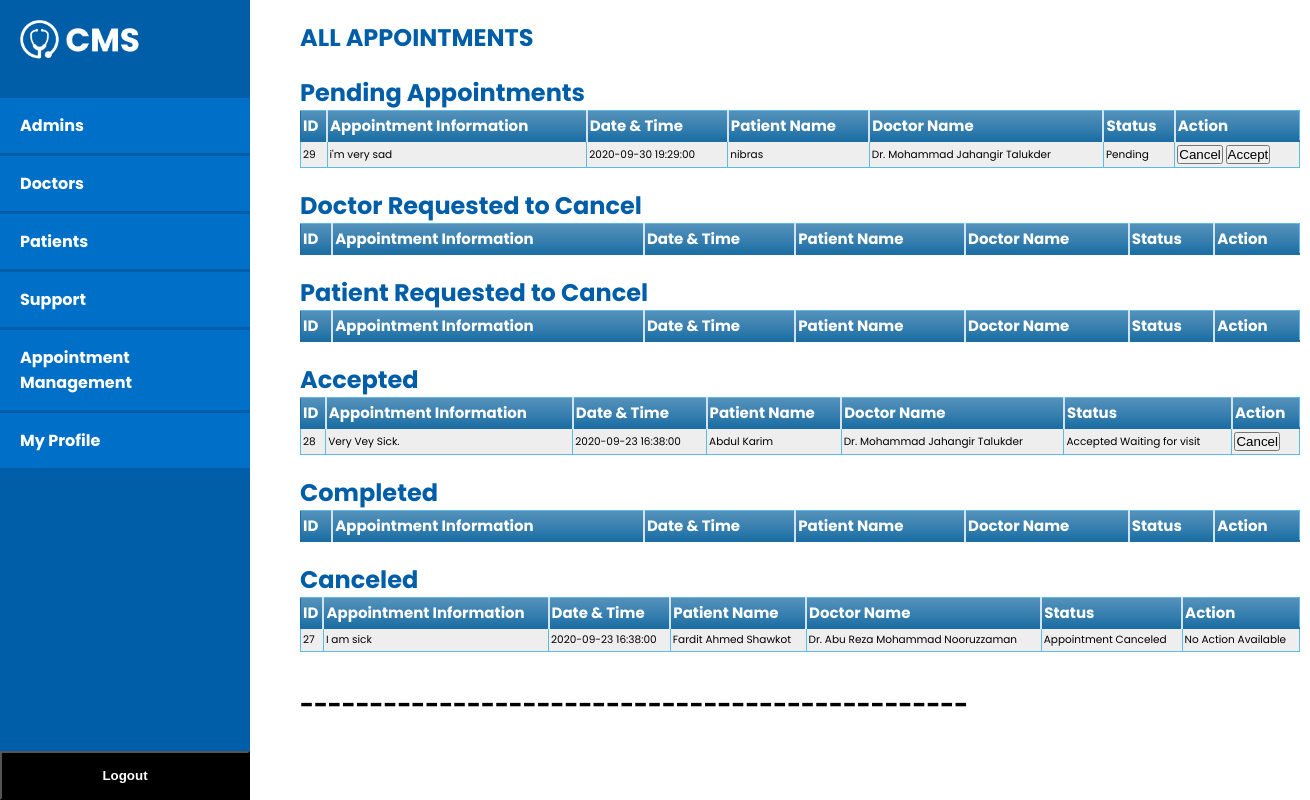
/admin_appt.php (signed in), run on the app's committed database.
### tables this page shows
CREATE TABLE `appointments` (
  `id` int(5) NOT NULL,
  `dateTime` datetime NOT NULL,
  `appointment_query` text NOT NULL,
  `patientId` int(5) NOT NULL,
  `doctorId` int(5) NOT NULL,
  `status` int(2) NOT NULL
);

CREATE TABLE `patient` (
  `id` int(5) NOT NULL,
  `username` varchar(50) NOT NULL,
  `Name` varchar(50) NOT NULL,
  `password` varchar(200) NOT NULL,
  `phone` varchar(15) NOT NULL,
  `email` varchar(50) NOT NULL,
  `address` text NOT NULL,
  `dateOfBirth` date NOT NULL
);

CREATE TABLE `doctor` (
  `id` int(5) NOT NULL,
  `username` varchar(50) NOT NULL,
  `Name` varchar(50) NOT NULL,
  `password` varchar(200) NOT NULL,
  `phone` varchar(15) NOT NULL,
  `Address` text NOT NULL,
  `hireDate` date NOT NULL,
  `resignDate` date DEFAULT NULL,
  `visitingHour` varchar(20) NOT NULL,
  `email` varchar(50) NOT NULL,
  `Speciality` varchar(50) NOT NULL,
  `Details` text DEFAULT NULL
);

### admin_appt.php (the view, shortened to what this page needs)
<?php
require "includes/db_connect.inc.php";
$sql_table = "select * from appointments ORDER BY dateTime DESC ";
?>
<!DOCTYPE html>
<html lang="en">
<head>
<link rel="stylesheet" type="text/css" href="Stylesheet/leftNav.css">
<link rel="stylesheet" type="text/css" href="Stylesheet/footer.css">
<link rel="stylesheet" type="text/css" href="Stylesheet/panel.css">
<link rel="stylesheet" type="text/css" href="Stylesheet/table.css">
</head>
<body>
	<?php include 'includes/leftNav_admin.php'; ?>
	<section id="board">
		<h1 class="header">ALL APPOINTMENTS</h1>
    <h2 class="header"> Pending Appointments</h2>
    <table class ="blueTable">
            <thead>
              <tr>
                <th>ID</th>
                <th>Appointment Information</th>
                <th>Date & Time</th>
                <th>Patient Name</th>
                <th>Doctor Name</th>
                <th>Status</th>
                <th>Action</th>
              </tr>
            </thead>
            <tbody>
              <?php
                $result = mysqli_query($conn, $sql_table);
                while($row = mysqli_fetch_assoc($result))
                {
                  if($row['status']==0){
                  echo "<tr>";
                  echo "<td>".$row['id']."</td>";
                  echo "<td>".$row['appointment_query']."</td>";
                  echo "<td>".$row['dateTime']."</td>";
                  $innerQuery = "Select name from patient where id ='".$row['patientId']."';";
                  $innerQueryRes = mysqli_query($conn,$innerQuery );
                  if($res = mysqli_fetch_assoc($innerQueryRes))
                  {
                    echo "<td>".$res['name']."</td>";
                  }
                  $innerQuery = "Select name from doctor where id ='".$row['doctorId']."';";
                  $innerQueryRes = mysqli_query($conn,$innerQuery );
                  if($res = mysqli_fetch_assoc($innerQueryRes))
                  {
                    echo "<td>".$res['name']."</td>";
                  }
                  echo "<td>Pending</td>";
                  echo "<td><form method=\"post\"><button type=\"submit\" name=\"cancel\" value=\"".$row['id']."\">Cancel</button>
                     <button type=\"submit\" name=\"accept\" value=\"".$row['id']."\">Accept</button>
                    </form>
                          </td>";
                  echo "</tr>";
                }
                }
              ?>
            </tbody>
          </table>
    <h2 class="header">Doctor Requested to Cancel</h2>
    <table class ="blueTable">
            <thead>
              <tr>
                <th>ID</th>
                <th>Appointment Information</th>
                <th>Date & Time</th>
                <th>Patient Name</th>
                <th>Doctor Name</th>
                <th>Status</th>
                <th>Action</th>
              </tr>
            </thead>
          </table>
    <h2 class="header">Patient Requested to Cancel</h2>
    <table class ="blueTable">
            <thead>
              <tr>
                <th>ID</th>
                <th>Appointment Information</th>
                <th>Date & Time</th>
                <th>Patient Name</th>
                <th>Doctor Name</th>
                <th>Status</th>
                <th>Action</th>
              </tr>
            </thead>
          </table>
          <h2 class="header">Accepted</h2>
         <table class ="blueTable">
            <thead>
              <tr>
                <th>ID</th>
                <th>Appointment Information</th>
                <th>Date & Time</th>
                <th>Patient Name</th>
                <th>Doctor Name</th>
                <th>Status</th>
                <th>Action</th>
              </tr>
            </thead>
            <tbody>
              <?php
                $result = mysqli_query($conn, $sql_table);
                while($row = mysqli_fetch_assoc($result))
                {
                  if($row['status']==1){
                  echo "<tr>";
                  echo "<td>".$row['id']."</td>";
                  echo "<td>".$row['appointment_query']."</td>";
                  echo "<td>".$row['dateTime']."</td>";
                  $innerQuery = "Select name from patient where id ='".$row['patientId']."';";
                  $innerQueryRes = mysqli_query($conn,$innerQuery );
                  if($res = mysqli_fetch_assoc($innerQueryRes))
                  {
                    echo "<td>".$res['name']."</td>";
                  }
                  $innerQuery = "Select name from doctor where id ='".$row['doctorId']."';";
                  $innerQueryRes = mysqli_query($conn,$innerQuery );
                  if($res = mysqli_fetch_assoc($innerQueryRes))
                  {
                    echo "<td>".$res['name']."</td>";
                  }
                  echo "<td>Accepted Waiting for visit</td>";
                  echo "<td><form method=\"post\"><button type=\"submit\" name=\"cancel\" value=\"".$row['id']."\">Cancel</button>
                    </form>
                          </td>";
                  echo "</tr>";
                }
                }
              ?>
            </tbody>
          </table>
        <h2 class="header">Completed</h2>
         <table class ="blueTable">
            <thead>
              <tr>
                <th>ID</th>
                <th>Appointment Information</th>
                <th>Date & Time</th>
                <th>Patient Name</th>
                <th>Doctor Name</th>
                <th>Status</th>
                <th>Action</th>
              </tr>
            </thead>
          </table>
          <h2 class="header">Canceled</h2>
         <table class ="blueTable">
            <thead>
              <tr>
                <th>ID</th>
                <th>Appointment Information</th>
                <th>Date & Time</th>
                <th>Patient Name</th>
                <th>Doctor Name</th>
                <th>Status</th>
                <th>Action</th>
              </tr>
            </thead>
            <tbody>
              <?php
                $result = mysqli_query($conn, $sql_table);
                while($row = mysqli_fetch_assoc($result))
                {
                  if($row['status']==5){
                  echo "<tr>";
                  echo "<td>".$row['id']."</td>";
                  echo "<td>".$row['appointment_query']."</td>";
                  echo "<td>".$row['dateTime']."</td>";
                  $innerQuery = "Select name from patient where id ='".$row['patientId']."';";
                  $innerQueryRes = mysqli_query($conn,$innerQuery );
                  if($res = mysqli_fetch_assoc($innerQueryRes))
                  {
                    echo "<td>".$res['name']."</td>";
                  }
                  $innerQuery = "Select name from doctor where id ='".$row['doctorId']."';";
                  $innerQueryRes = mysqli_query($conn,$innerQuery );
                  if($res = mysqli_fetch_assoc($innerQueryRes))
                  {
                    echo "<td>".$res['name']."</td>";
                  }
                  echo "<td>Appointment Canceled</td>";
                  echo "<td>No Action Available</td>";
                  echo "</tr>";
                }
                }
              ?>
            </tbody>
          </table>
		<h1><br>------------------------------------------------</h1>
	</section>
</body>
</html>

### includes/leftNav_admin.php
<div  class="leftNav">
		<a href="index.php"><img class="navLogo" src="skins/logo.png"></a>
		<div class="cont_tab">
			<a class="tab" href="admin_admin.php">Admins</a>
			<a class="tab" href="admin_doc.php">Doctors</a>
			<a class="tab" href="admin_pat.php">Patients</a>
			<a class="tab" href="admin_support.php">Support</a>
			<a class="tab" href="admin_appt.php">Appointment Management</a>
			<a class="tab" href="admin_profile.php">My Profile</a>
			<form method="POST"><button class="tab logout" type="submit" name="logOut">Logout</button></form>
		</div>
	</div>

### StyleSheet/panel.css (style rules this page uses)
* { padding: 0px; margin: 0px; }
body { font-family: 'Poppins', sans-serif; scroll-behavior: smooth; }
.leftNav { position: fixed; background-color: #005EA8; width: 250px; height: 100vh; }
.navLogo { width: 120px; padding: 20px 0 0 20px; display: inline-block; }
.cont_tab { margin-top: 20px; }
.tab { background-color: #006FC7; display: block; text-decoration: none; font-weight: 700; color: white; padding: 15px 20px; margin-bottom: 3px; }
.logout { background-color: black; position: absolute; bottom: 0px; margin-bottom: 0; width: 100%; }
#board { width: 1000px; height: 100vh; margin-left: 300px; }
.header { padding-top: 20px; color: #005EA8; }

### StyleSheet/table.css (style rules this page uses)
table.blueTable { table-layout: auto ; width: 100% ; border: 1px solid #1C6EA4; background-color: #EEEEEE; text-align: left; border-collapse: collapse; }
table.blueTable td, table.blueTable th { border: 1px solid #5ABCE5; padding: 3px 2px; word-wrap: break-word; }
table.blueTable tbody td { font-size: 10.5px; }
table.blueTable thead { background: #1C6EA4; background: -moz-linear-gradient(top, #5592bb 0%, #327cad 66%, #1C6EA4 100%); background: -webkit-linear-gradient(top, #5592bb 0%, #327cad 66%, #1C6EA4 100%); background: linear-gradient(to bottom, #5592bb 0%, #327cad 66%, #1C6EA4 100%); border-bottom: 2px solid #1C6EA4; }
table.blueTable thead th { font-size: 15px; font-weight: bold; color: #FFFFFF; border-left: 2px solid #D0E4F5; }
table.blueTable thead th:first-child { border-left: none; }

### data on the page
appointments: id "29", appointment_query "i'm very sad", dateTime "2020-09-30 19:29:00", patientId.Name "nibras", doctorId.Name "Dr. Mohammad Jahangir Talukder"
appointments: id "28", appointment_query "Very Vey Sick.", dateTime "2020-09-23 16:38:00", patientId.Name "Abdul Karim", doctorId.Name "Dr. Mohammad Jahangir Talukder"
appointments: id "27", appointment_query "I am sick", dateTime "2020-09-23 16:38:00", patientId.Name "Fardit Ahmed Shawkot", doctorId.Name "Dr. Abu Reza Mohammad Nooruzzaman"
